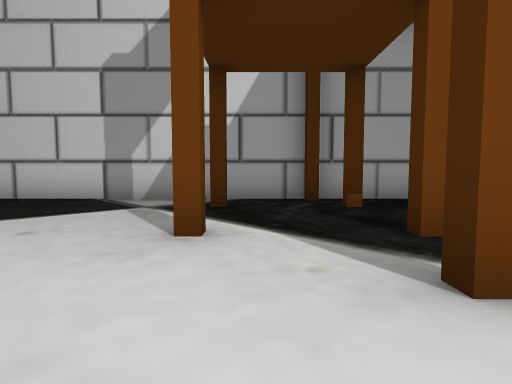
View 1 (above)

17 first-person views from a walk through a Unity game level. The camera is 1.2 m above the floor, tilts 4° down and sees 80° across. The floor is counted in squares, 2 m on a side. Each view is taken from the middle of a square. On the plan, view 1 faces up. The plan holds only what a view shows up to about 9 squares ahead; the rest is blank.

View 2
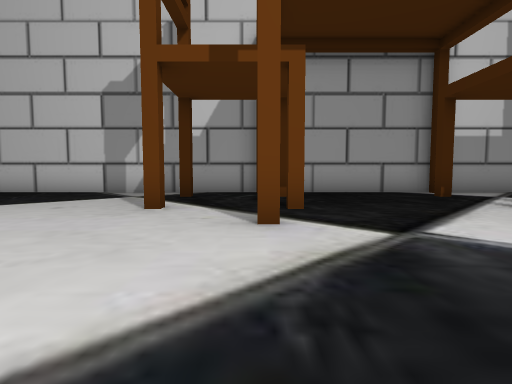

View 3
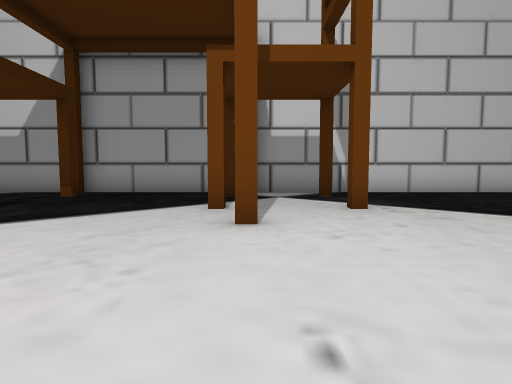

View 4
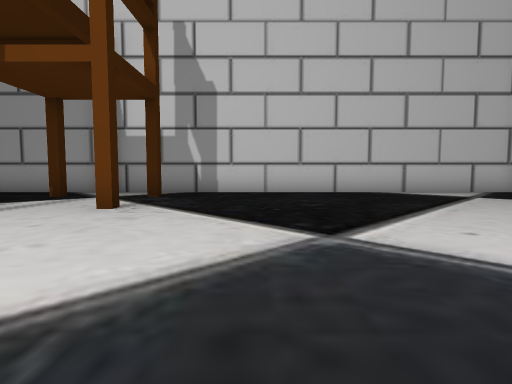

View 5
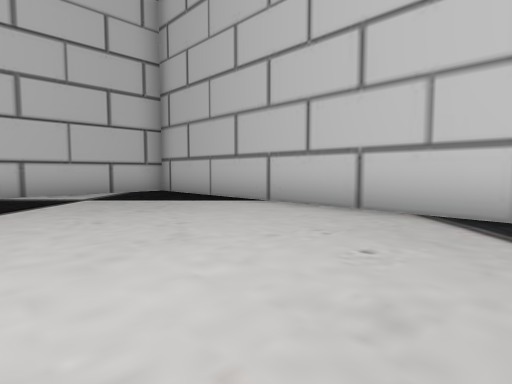

View 6
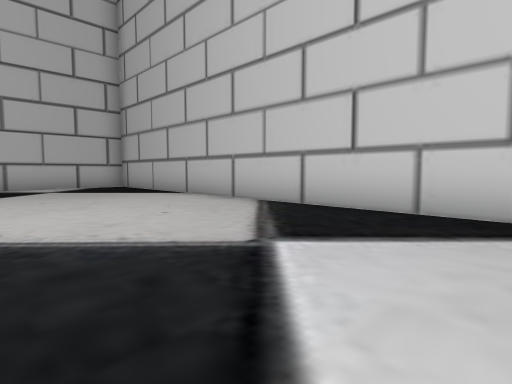

View 7
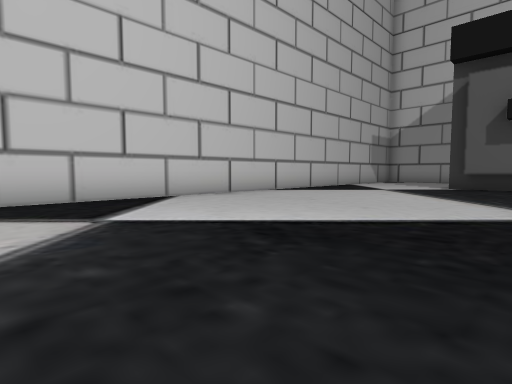

View 8
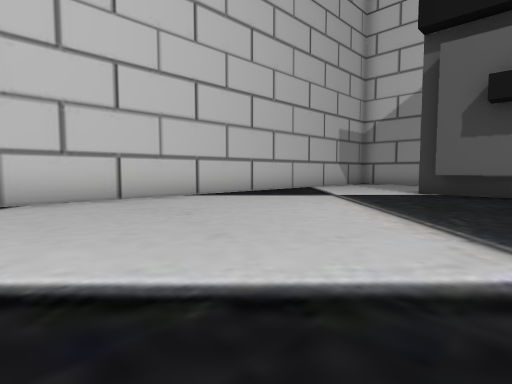

View 9
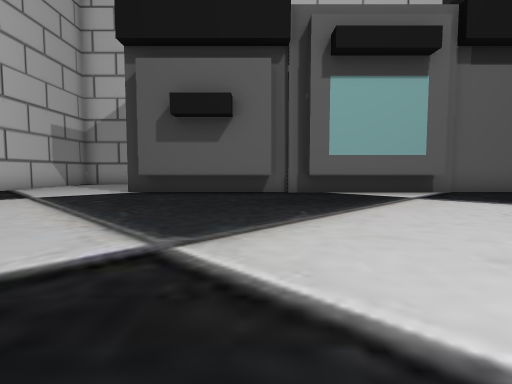

View 10
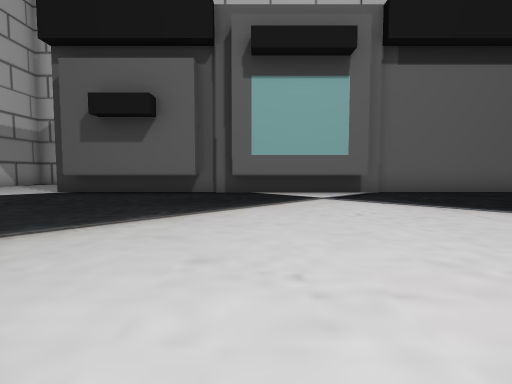

View 11
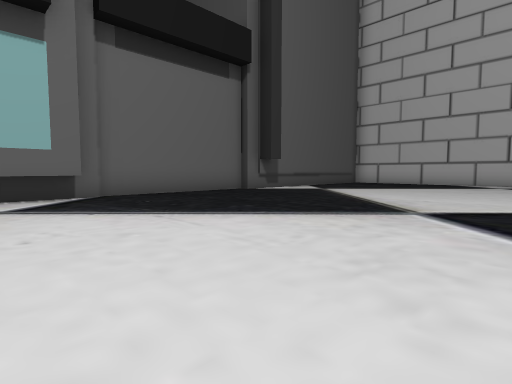

View 12
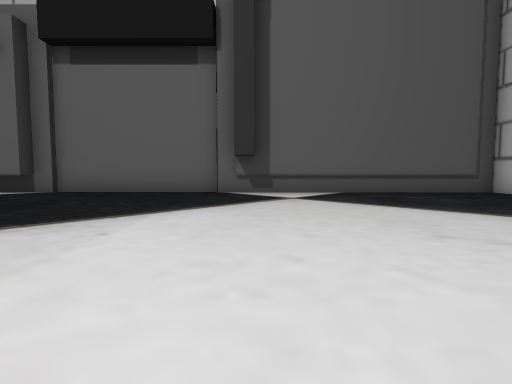

View 13
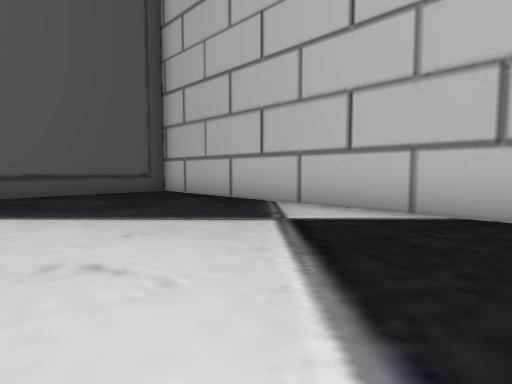

View 14
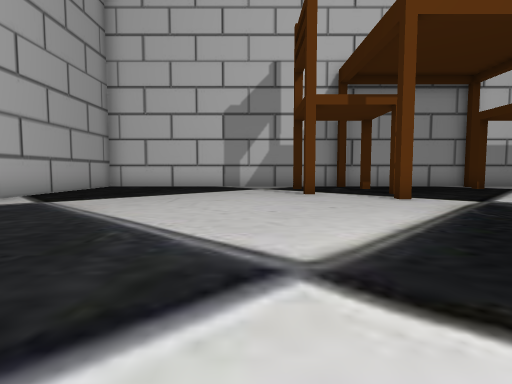

View 15
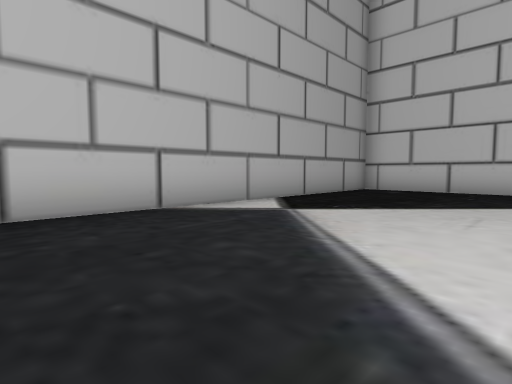

View 16
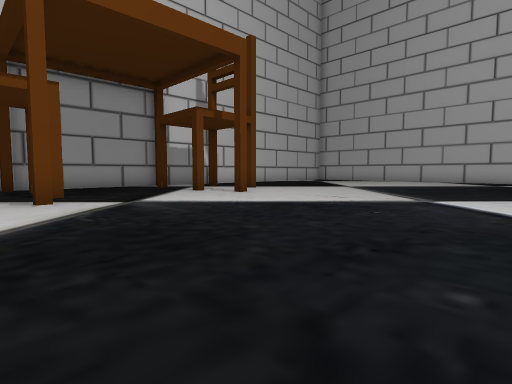

View 17
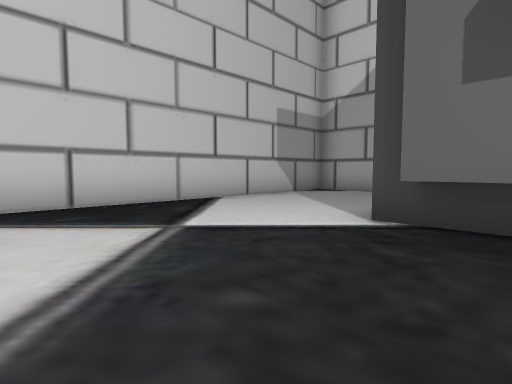

### Floor plan
Key: @ floor where view 1 was taken; # wall or solid block; . floor.
Columns run from 8 left of view 1 to 18 right of it. Each row starts with its distance up from view 1.
  7   #########################
  6  .........................#
  5 #......#..#..#..#.........#
  4 #.........................#
  3 #......#..#..#..#.........#
  2 #........#................#
  1 #.............#...........#
  0 #.......@.................#
 -1 #.........................#
 -2 #.........................#
 -3 #.........................#
 -4 #    .....................#
 -5 #.............  . ........#
 -6 #.........................#
 -7 #.........................#
 -8 #.........................#
 -9 #.........................#
-10 #.........................#
-11 #.........................#
-12 #.........................#
-13 #............####.####....#
-14 ######################....#
-15                       ....#
-16                        ...#
-17                        ...#
-18                         ..
-19                         #

Where each view was taken, in squares from view 1:
view 1: 0 up, 0 right, facing up
view 2: 2 down, 1 right, facing up
view 3: 2 down, 6 right, facing up
view 4: 2 down, 10 right, facing up
view 5: 2 down, 13 right, facing up-right
view 6: 5 down, 13 right, facing up-right
view 7: 2 down, 11 right, facing down-right
view 8: 5 down, 11 right, facing down-right
view 9: 5 down, 10 right, facing down
view 10: 5 down, 8 right, facing down
view 11: 6 down, 7 right, facing down-left
view 12: 5 down, 1 left, facing down
view 13: 5 down, 3 left, facing down-left
view 14: 5 down, 2 left, facing up
view 15: 3 down, 3 left, facing up-left
view 16: 5 down, 0 right, facing up-right
view 17: 10 down, 12 right, facing down-right
